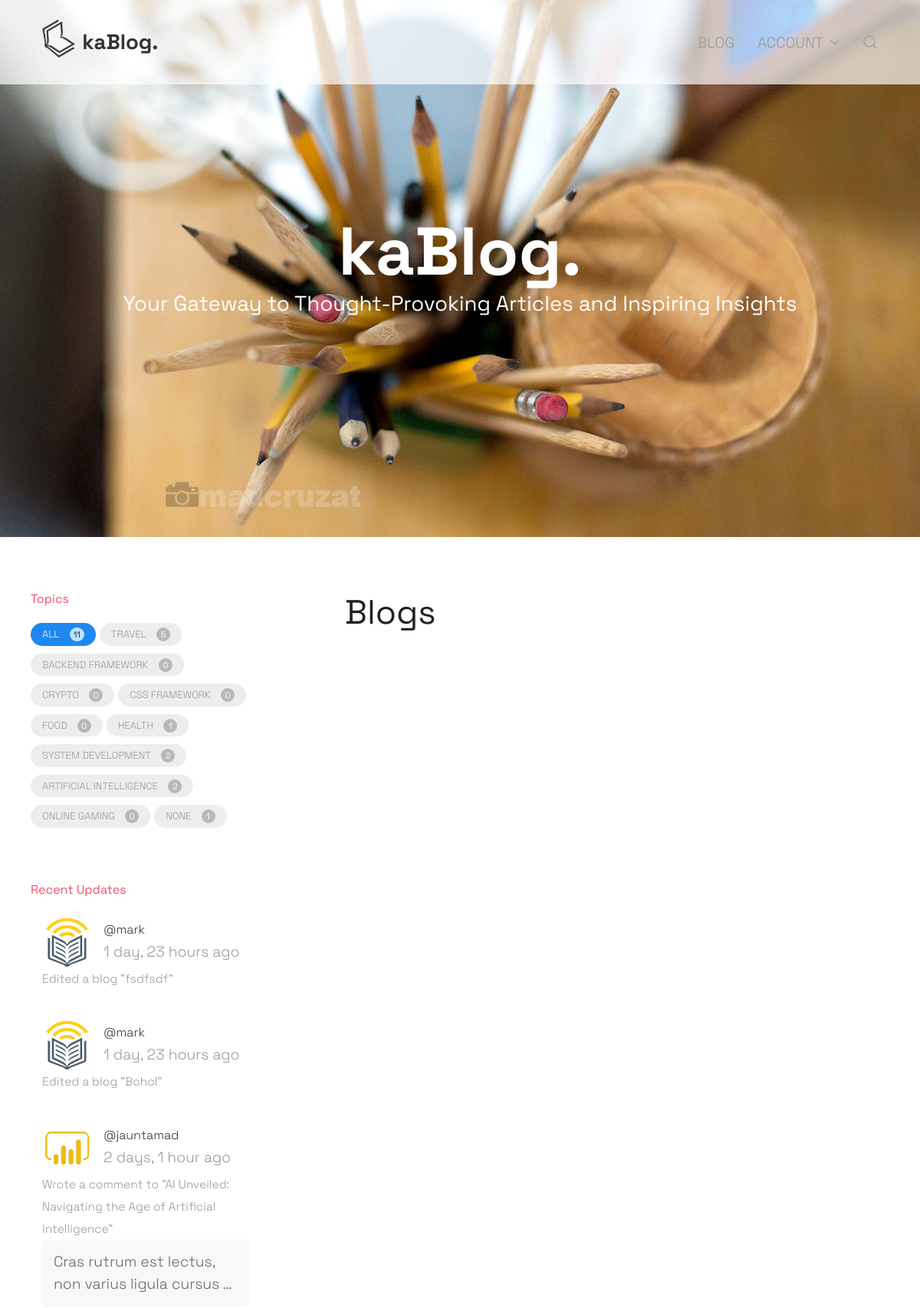
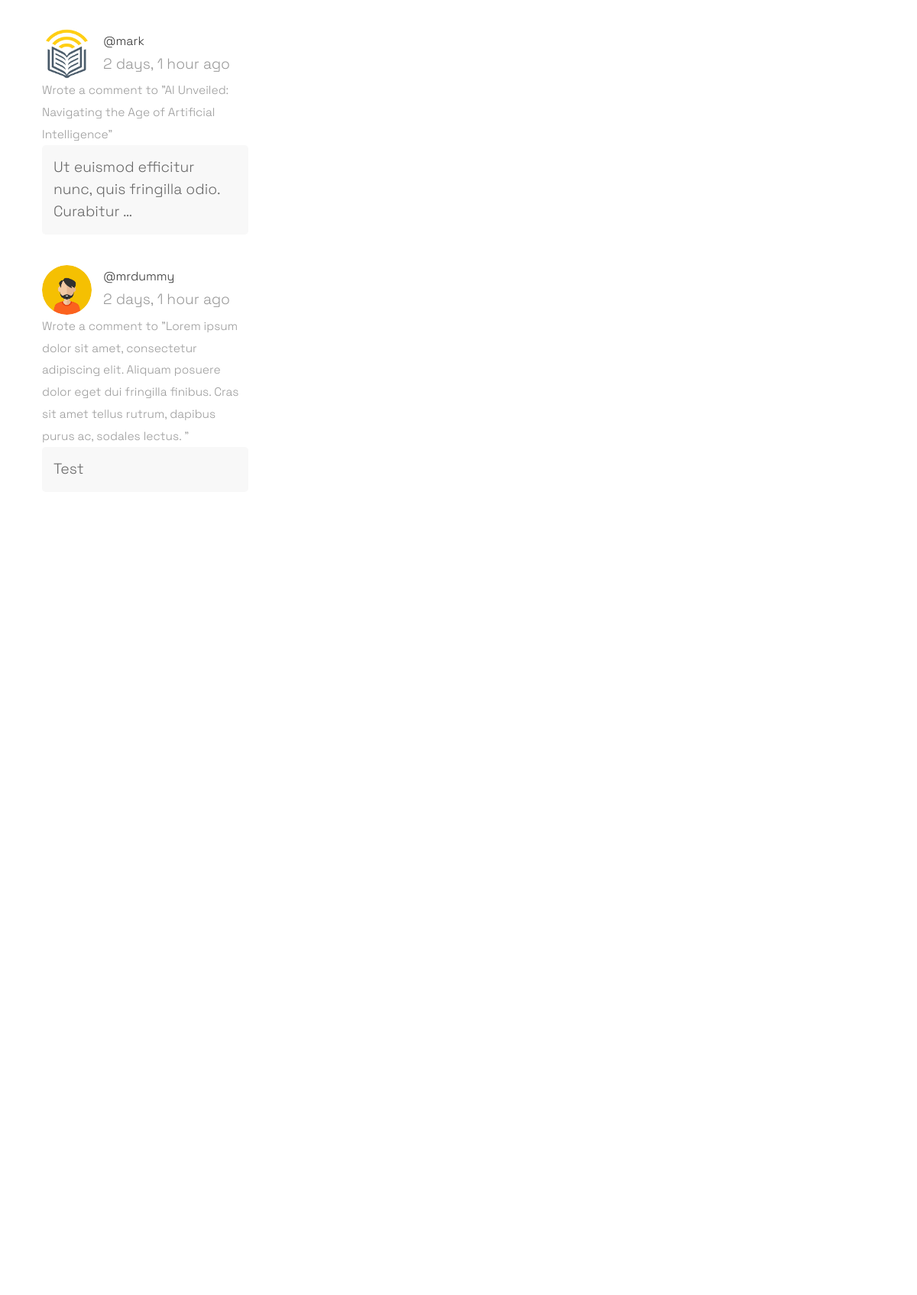
The page / (upper part) on the database its author committed (2 pictures, top to bottom).
### blog/models.py (models this page shows, shortened)
class Topic(models.Model):
    name = models.CharField(max_length=200)
    def __str__(self):
        return self.name

class Blog(models.Model):
    author = models.ForeignKey(User, on_delete=models.SET_NULL, null=True)
    participants = models.ManyToManyField(User, related_name="participants", blank=True)
    topic = models.ForeignKey(Topic, on_delete=models.SET_NULL, null=True)
    title = models.CharField(max_length=200)
    description = models.TextField(null=True, blank=True)
    updated = models.DateTimeField(auto_now=True)
    created = models.DateTimeField(auto_now_add=True)
    featured_image=models.ImageField(null=True, blank=True, verbose_name='Featured image', upload_to = user_directory_path)
    isupdated=models.BooleanField(default=False)
    """ class Meta:
        ordering = ["-updated", "-created"] """

### blog/views.py (the view)
# urls.py: path("", blogs, name="page-blogs"),
def blogs(request):
    q = request.GET.get("q") if request.GET.get("q") != None else ""  # search criteria
    blogs = Blog.objects.filter(
        Q(topic__name__icontains=q)
        | Q(title__icontains=q)
        | Q(description__icontains=q)
        | Q(author__username__icontains=q)
    ).order_by('-updated', '-created').annotate(countcomments=Count("comment"))
    recent=getRecentActivity()
    topics = Topic.objects.annotate(blogcount=Count("blog"))
    context = {"blogs": blogs, "topics": topics,  'recent':recent, 'pagetitle':"Blogs" }
    return render(request, "blog/blogs.html", context)

### blog/views.py (called while the page is built)
def getRecentActivity():
    qsBlog = Blog.objects.all().values('id', 'author', 'author__username', 'author__avatar', 'created', 'updated', 'isupdated', 'title').annotate(comment=Value(''), action1=Value('Posted a blog'), action2=Value('Edited a blog'))
    qsComment = Comment.objects.all().values('blog__id', 'author', 'author__username', 'author__avatar', 'created', 'updated', 'isupdated', 'blog__title', 'comment').annotate(action1=Value('Wrote a comment to'), action2=Value('Edited a comment'))
    recent=qsBlog.union(qsComment).order_by('-updated', '-created')[:5]
    return recent

### blog/templates/blog/blogs.html
{% extends 'base.html' %}
{% block pageheading %}
  {% include 'pageheading.html' %}
  {% block navigation %}
    {% include 'navigation.html' %}
  {% endblock %}
{% endblock %}
{% block sidebar %}
  {% include 'blog/list_sidebar_topics.html' %}
  {% include 'blog/list_sidebar_recentactivity.html' %}
{% endblock %}
{% block content %}
  <div class="w-full">
    {% include 'blog/list_blog.html' %}
  </div>
{% endblock %}

### blog/templates/blog/list_sidebar_topics.html (shortened to what this page needs)
{% if topics|length %}
<div>
<h5 class="uk-text-danger">Topics</h5>
<ul class="uk-subnav uk-subnav-pill uk-text-small" uk-margin>
  <li class="uk-active" uk-filter-control><a class="uk-border-pill" href="javascript:vod(0)">All <span class="uk-badge uk-margin-small-left">{{blogs|length}}</span></a></li>
  {% for topic in topics %}
    <li uk-filter-control="[data-topic='{{topic.name}}']"><a class="uk-border-pill"
      href="#">{{topic.name}}<span class="uk-badge uk-margin-small-left">{{topic.blogcount}}</span></a>
    </li>
  {% endfor %}
</ul>
</div>
{% endif %}

### blog/templates/blog/list_sidebar_recentactivity.html (shortened to what this page needs)
{% if recent|length %}
{% load static %}
<div>
<h5 class="uk-text-danger uk-margin-remove-bottom">Recent Updates</h5>
<ul class="uk-comment-list uk-margin-remove-top">
  {% for activity in recent %}
    <li class="uk-margin-small-top">
        <article class="uk-padding-small" role="comment">
            <header class="uk-comment-header uk-margin-remove-bottom">
                <div class="uk-grid-small uk-flex-middle" uk-grid>
                    <div class="uk-width-auto">
                        <img class="uk-comment-avatar uk-border-circle" src="{% get_media_prefix %}{{ activity.author__avatar }}"
                            width="65" height="65" alt="">
                    </div>
                    <section class="uk-width-expand">
                        <h5 class="uk-margin-remove uk-link-reset"><a
                                href="{% url 'user-profile' activity.author %}">@{{ activity.author__username }}</a></h5>
                        <time class="uk-comment-meta uk-text-small">{{ activity.updated|timesince }} ago</time>
                    </section>
                </div>
            </header>
            <div class="uk-comment-body uk-text-small">
              <small class="uk-text-muted">
                {% if activity.isupdated %}
                  {{activity.action2}}
                {% else %}
                {{activity.action1}}
                {% endif %}
                "{{activity.title}}"</small>
              {% if activity.comment%}
                  <p class="uk-margin-remove uk-padding-small uk-border-rounded uk-background-muted">{{ activity.comment|truncatewords_html:8}}</p>
              {% endif %}
            </div>
        </article>
    </li>
    {% endfor %}
</ul>
</div>
{% endif %}

### blog/templates/blog/list_blog.html (shortened to what this page needs)
<ul uk-grid="masonry: true" class="js-filter uk-child-width-1-2@m uk-child-width-1-3@xl uk-margin-medium-top" uk-scrollspy="cls: uk-animation-fade; target: .uk-card; delay: 200;">
    {% for blog in blogs %}
    <li data-topic="{{blog.topic}}" data-size="small">
    </li>
    {% empty %}
    <li data-topic="{{blog.topic}}" data-size="small">
        <div class="uk-width-expand uk-text-medium">
            <span class="uk-margin-small-right" uk-icon="icon: info; ratio: 1.3"></span> No blogs found
        </div>
    </li>
    {% endfor %}
</ul>

### static/styles/custom.css (style rules this page uses)
* { box-sizing: border-box; font-family: 'Space Grotesk', sans-serif !important; font-weight: 300; }
html { font-size: clamp(16px, 3.5vw, 22px); line-height: 1.5em; }
.uk-subnav-pill>*> :first-child { padding: 5px 15px; background: #ededed; color: #999; font-size: small; }
.uk-badge { background: #9797979e; font-weight: 400 !important; color: #fff !important; }
.uk-subnav-pill>.uk-active .uk-badge { background: #bee1ff; color: #0c2c4d !important; }
.uk-subnav>*:not(.uk-first-column) { padding-left: 5px; }

### rows shown on the page
Topic: name "TRAVEL", blogcount "5"
Topic: name "BACKEND FRAMEWORK", blogcount "0"
Topic: name "CRYPTO", blogcount "0"
Topic: name "CSS FRAMEWORK", blogcount "0"
Topic: name "FOOD", blogcount "0"
Topic: name "HEALTH", blogcount "1"
Topic: name "SYSTEM DEVELOPMENT", blogcount "2"
Topic: name "ARTIFICIAL INTELLIGENCE", blogcount "2"
Topic: name "ONLINE GAMING", blogcount "0"
Topic: name "NONE", blogcount "1"
Blog: author__username "mark", updated "1 day, 23 hours", action2 "Edited a blog", title "fsdfsdf"
Blog: author__username "mark", updated "1 day, 23 hours", action2 "Edited a blog", title "Bohol"
Blog: shows a picture, author__username "jauntamad", updated "2 days, 1 hour", action1 "Wrote a comment to", title "AI Unveiled: Navigating the Age of Artificial Intelligence", comment "Cras rutrum est lectus, non varius ligula cursus …", author__username "mark", comment "Ut euismod efficitur nunc, quis fringilla odio. Curabitur …"
Blog: shows a picture, author__username "mrdummy", updated "2 days, 1 hour", action1 "Wrote a comment to", title "Lorem ipsum dolor sit amet, consectetur adipiscing elit. Aliquam posuere dolor eget dui fringilla finibus. Cras sit amet tellus rutrum, dapibus purus ac, sodales lectus.", comment "Test"

### other values the page prints
{{ blogs|length }} "11"
{{ pagetitle }} "Blogs"
